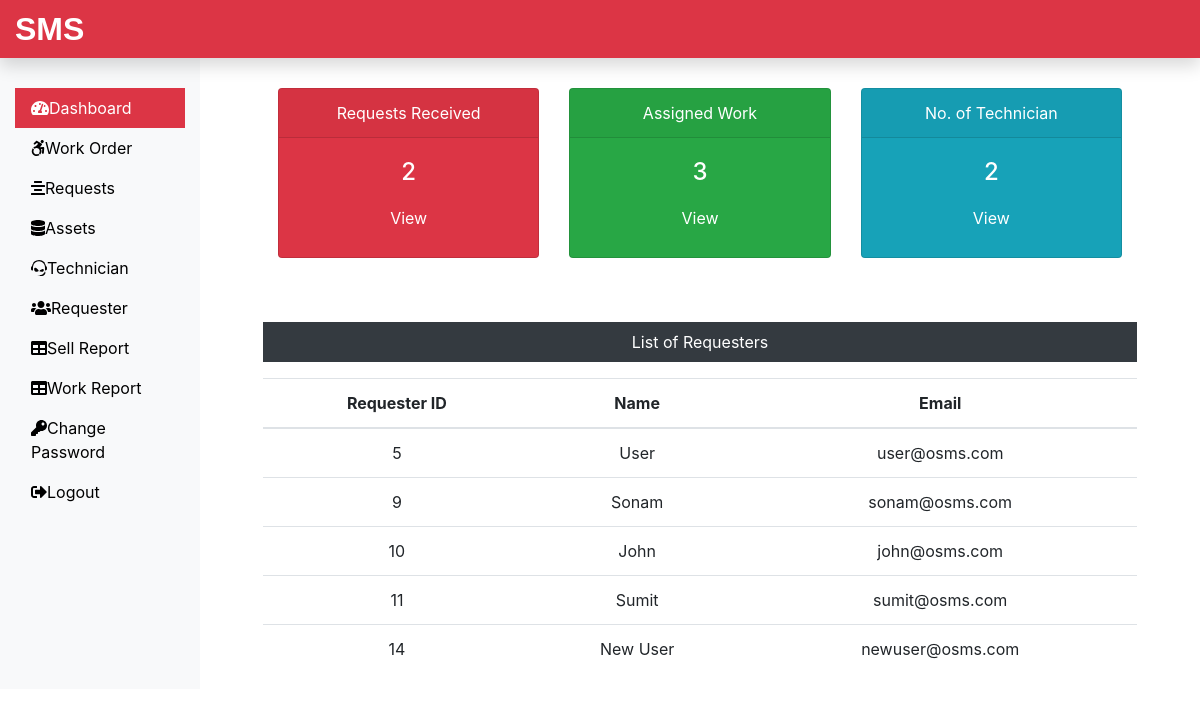
The app's page /Admin/dashboard.php (signed in) with its own data.
### tables this page shows
CREATE TABLE `requesterlogin_tb` (
  `r_login_id` int(11) NOT NULL,
  `r_name` varchar(60) NOT NULL,
  `r_email` varchar(60) NOT NULL,
  `r_password` varchar(60) NOT NULL
);

### Admin/dashboard.php (the view, shortened to what this page needs)
<?php
include('includes/header.php');
include('../dbConnection.php');
$sql = "SELECT max(request_id) FROM submitrequest_tb";
$result = $conn->query($sql);
$row = $result->fetch_row();
$submitrequest = $row[0];
$sql = "SELECT max(rno) FROM assignwork_tb";
$result = $conn->query($sql);
$row = $result->fetch_row();
$assignwork = $row[0];
$sql = "SELECT * FROM technician_tb";
$result = $conn->query($sql);
$totaltech = $result->num_rows;
?>
   <div class="col-sm-9 col-md-10">
    <div class="row text-center mx-5">
     <div class="col-sm-4 mt-5">
      <div class="card text-white bg-danger mb-3" style="max-width:18rem;">
       <div class="card-header">Requests Received</div>
       <div class="card-body">
        <h4 class="card-title"><?php echo $submitrequest; ?></h4>
        <a class="btn text-white" href="request.php">View</a>
       </div>
      </div>
     </div>
     <div class="col-sm-4 mt-5">
      <div class="card text-white bg-success mb-3" style="max-width:18rem;">
       <div class="card-header">Assigned Work</div>
       <div class="card-body">
        <h4 class="card-title"><?php echo $assignwork; ?></h4>
        <a class="btn text-white" href="work.php">View</a>
       </div>
      </div>
     </div>
     <div class="col-sm-4 mt-5">
      <div class="card text-white bg-info mb-3" style="max-width:18rem;">
       <div class="card-header">No. of Technician</div>
       <div class="card-body">
        <h4 class="card-title"><?php echo $totaltech; ?></h4>
        <a class="btn text-white" href="technician.php">View</a>
       </div>
      </div>
     </div>
    </div>
    <div class="mx-5 mt-5 text-center">
     <p class="bg-dark text-white p-2">List of Requesters</p>
     <?php
      $sql = "SELECT * FROM requesterlogin_tb";
      $result = $conn->query($sql);
      if($result->num_rows > 0){
       echo '
       <table class="table">
        <thead>
         <tr>
          <th scope="col">Requester ID</th>
          <th scope="col">Name</th>
          <th scope="col">Email</th>
         </tr>
        </thead>
        <tbody>';
         while($row = $result->fetch_assoc()){
         echo '<tr>';
          echo '<td>'.$row["r_login_id"].'</td>';
          echo '<td>'.$row["r_name"].'</td>';
          echo '<td>'.$row["r_email"].'</td>';
         echo '</tr>';
         }
        echo '</tbody>
       </table>';
      } else {
       echo '0 Result';
      }
     ?>
    </div>
   </div>
<?php include('includes/footer.php')?>

### Admin/includes/header.php (shortened to what this page needs)
<!DOCTYPE html>
<html lang="en">
<head>
 <link rel="stylesheet" href="../css/bootstrap.min.css">
 <link rel="stylesheet" href="../css/all.min.css">
 <link rel="stylesheet" href="../css/custom.css">
</head>
<body>
  <nav class="navbar navbar-dark fixed-top bg-danger flex-md-nowrap p-0 shadow"><a class="navbar-brand col-sm-3 col-md-2 mr-0" href="dashboard.php">SMS</a></nav>
 <div class="container-fluid" style="margin-top:40px;">
  <div class="row">
   <nav class="col-sm-2 bg-light sidebar py-5 d-print-none">
    <div class="sidebar-sticky">
     <ul class="nav flex-column">
      <li class="nav-item"><a class="nav-link <?php if(PAGE == 'dashboard'){echo 'active';} ?>" href="dashboard.php"><i class="fas fa-tachometer-alt"></i>Dashboard</a></li>
      <li class="nav-item"><a class="nav-link <?php if(PAGE == 'work'){echo 'active';} ?>" href="work.php"><i class="fab fa-accessible-icon"></i>Work Order</a></li>
      <li class="nav-item"><a class="nav-link <?php if(PAGE == 'request'){echo 'active';} ?>" href="request.php"><i class="fas fa-align-center"></i>Requests</a></li>
      <li class="nav-item"><a class="nav-link <?php if(PAGE == 'assets'){echo 'active';} ?>" href="assets.php"><i class="fas fa-database"></i>Assets</a></li>
      <li class="nav-item"><a class="nav-link <?php if(PAGE == 'technician'){echo 'active';} ?>" href="technician.php"><i class="fab fa-teamspeak"></i>Technician</a></li>
      <li class="nav-item"><a class="nav-link <?php if(PAGE == 'requesters'){echo 'active';} ?>" href="requester.php"><i class="fas fa-users"></i>Requester</a></li>
      <li class="nav-item"><a class="nav-link <?php if(PAGE == 'sellreport'){echo 'active';} ?>" href="soldproductreport.php"><i class="fas fa-table"></i>Sell Report</a></li>
      <li class="nav-item"><a class="nav-link <?php if(PAGE == 'workreport'){echo 'active';} ?>" href="workreport.php"><i class="fas fa-table"></i>Work Report</a></li>
      <li class="nav-item"><a class="nav-link <?php if(PAGE == 'changepass'){echo 'active';} ?>" href="changepass.php"><i class="fas fa-key"></i>Change Password</a></li>
      <li class="nav-item"><a class="nav-link" href="../logout.php"><i class="fas fa-sign-out-alt"></i>Logout</a></li>
     </ul>
    </div>
   </nav>

### Admin/includes/footer.php (shortened to what this page needs)
</div>
 </div>
 </body>
</html>

### css/custom.css (style rules this page uses)
.navbar-brand { font-family: "Ubuntu", sans-serif; font-size: 2em; font-weight: bold; }
a { color: black; }
.active { color: white; background-color: #dc3545; }

### records on screen
requesterlogin_tb: r_login_id "5", r_name "User", r_email "user@osms.com"
requesterlogin_tb: r_login_id "9", r_name "Sonam", r_email "sonam@osms.com"
requesterlogin_tb: r_login_id "10", r_name "John", r_email "john@osms.com"
requesterlogin_tb: r_login_id "11", r_name "Sumit", r_email "sumit@osms.com"
requesterlogin_tb: r_login_id "14", r_name "New User", r_email "newuser@osms.com"

### other values on screen
$submitrequest "2"
$assignwork "3"
$totaltech "2"
